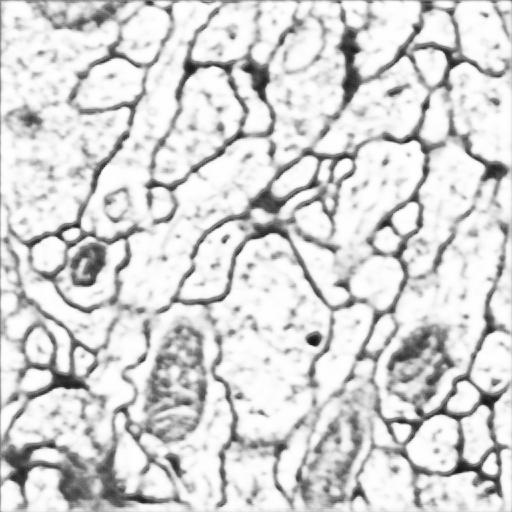
#> input picture results/1.jpg, 512 x 512 px, given in place of 1.tif, which was not available
$ jupyter execute elastic_transform.ipynb   (shell and % lines are left out)
#> lines starting #> are read from the running program, lines starting #| are printed output that depends on the picture; after the words box and inside, x2 and y2 are one past the last pixel; in counts of white or black regions, pixels touching at a corner belong together; pictures that were not available may be replaced by others from this repository, and a replacement may not be noted
[cell 1]
# get the codes from https://www.kaggle.com/bguberfain/elastic-transform-for-data-augmentation/notebook
# Import stuff
import numpy as np
import pandas as pd
import cv2
from scipy.ndimage.interpolation import map_coordinates
from scipy.ndimage.filters import gaussian_filter
import matplotlib.pyplot as plt

[cell 2]
# Function to distort image
def elastic_transform(image, alpha, sigma, alpha_affine, random_state=None):
    """Elastic deformation of images as described in [Simard2003]_ (with modifications).
    .. [Simard2003] Simard, Steinkraus and Platt, "Best Practices for
         Convolutional Neural Networks applied to Visual Document Analysis", in
         Proc. of the International Conference on Document Analysis and
         Recognition, 2003.

     Based on https://gist.github.com/erniejunior/601cdf56d2b424757de5
    """
    if random_state is None:
        random_state = np.random.RandomState(None)

    shape = image.shape
    shape_size = shape[:2]

    # Random affine
    center_square = np.float32(shape_size) // 2
    square_size = min(shape_size) // 3
    pts1 = np.float32([center_square + square_size, [center_square[0]+square_size, center_square[1]-square_size], center_square - square_size])
    pts2 = pts1 + random_state.uniform(-alpha_affine, alpha_affine, size=pts1.shape).astype(np.float32)
    M = cv2.getAffineTransform(pts1, pts2)
    image = cv2.warpAffine(image, M, shape_size[::-1], borderMode=cv2.BORDER_REFLECT_101)

    #Comment from Rangel Dokov:
    #You should be able to get a faster version by just using more OpenCV functions instead of SciPy.
    #I managed to get about 4x improvement by using:
    # include 4 standard deviations in the kernel (the default for ndimage.gaussian_filter)
    # OpenCV also requires an odd size for the kernel hence the "| 1" part
    #blur_size = int(4*sigma) | 1
    #cv2.GaussianBlur(image, ksize=(blur_size, blur_size), sigmaX=sigma)
    #instead of
    #ndimage.gaussian_filter(image, sigma)
    #and cv2.remap(image, dx, dy, interpolation=cv2.INTER_LINEAR) instead of
    #ndimage.map_coordinates(image, (dx, dy), order=1)

    dx = gaussian_filter((random_state.rand(*shape) * 2 - 1), sigma) * alpha
    dy = gaussian_filter((random_state.rand(*shape) * 2 - 1), sigma) * alpha
    dz = np.zeros_like(dx)

    x, y, z = np.meshgrid(np.arange(shape[1]), np.arange(shape[0]), np.arange(shape[2]))
    indices = np.reshape(y+dy, (-1, 1)), np.reshape(x+dx, (-1, 1)), np.reshape(z, (-1, 1))

    return map_coordinates(image, indices, order=1, mode='reflect').reshape(shape)

    # Define function to draw a grid
def draw_grid(im, grid_size, color=(255,0, 0), thickness=3):
    # The cv2.line() takes the following parameters:
    #    where, start coordinates, end coordinates, color (bgr), line thickness.
    # Draw grid lines
    for i in range(0, im.shape[1], grid_size):
        cv2.line(im, (i, 0), (i, im.shape[0]), color=color, thickness=thickness)
    for j in range(0, im.shape[0], grid_size):
        cv2.line(im, (0, j), (im.shape[1], j), color=color, thickness=thickness)

[cell 3]
#Use the function cv2.imread() to read an image.
#Second argument is a flag which specifies the way image should be read:
#cv2.IMREAD_COLOR : Loads a color image. Any transparency of image will be neglected. It is the default flag.
#cv2.IMREAD_GRAYSCALE : Loads image in grayscale mode
#cv2.IMREAD_UNCHANGED : Loads image as such including alpha channel
#Note: Instead of these three flags, you can simply pass integers 1, 0 or -1 respectively.

# Load images
im = cv2.imread("../data/train/image/1.tif", -1)
#> im is the input picture: shape (512, 512); min 17, max 255, mean 212.5
im_mask = cv2.imread("../data/train/label/1.tif", -1)

# Draw grid lines
draw_grid(im, 50, color=(255, 125,0))
#> after the loop in draw_grid, `for i in range(0, im.shape[1], grid_size):`:
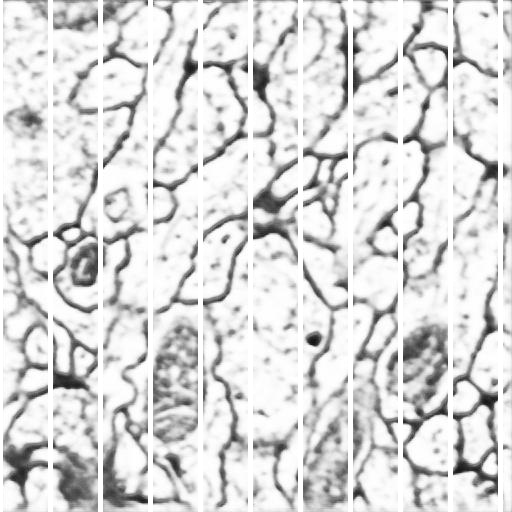
#> im: shape (512, 512); 10.16% of pixels changed, all inside (x1, y1, x2, y2) = (0, 0, 503, 512)
#> after the loop in draw_grid, `for j in range(0, im.shape[0], grid_size):`:
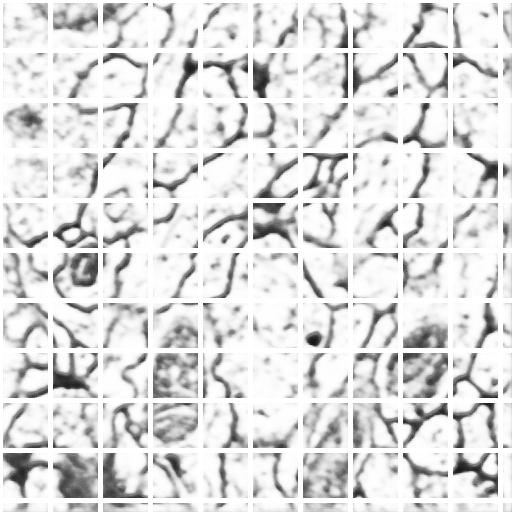
#> im: shape (512, 512); 9.09% of pixels changed, all inside (x1, y1, x2, y2) = (3, 0, 512, 503)
draw_grid(im_mask, 50, color=(0, 125, 125))
#> call 2 of draw_grid, with grid_size = 50, color = (0, 125, 125), thickness = 3
#> after the loop in draw_grid (call 2), `for i in range(0, im.shape[1], grid_size):`:
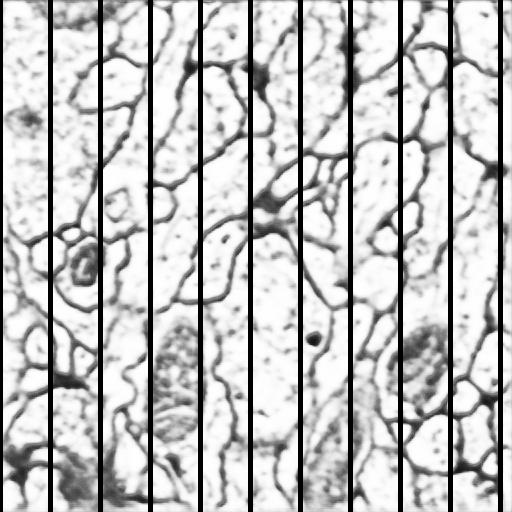
#> im: shape (512, 512); min 0, max 255, mean 190.8
#> after the loop in draw_grid (call 2), `for j in range(0, im.shape[0], grid_size):`:
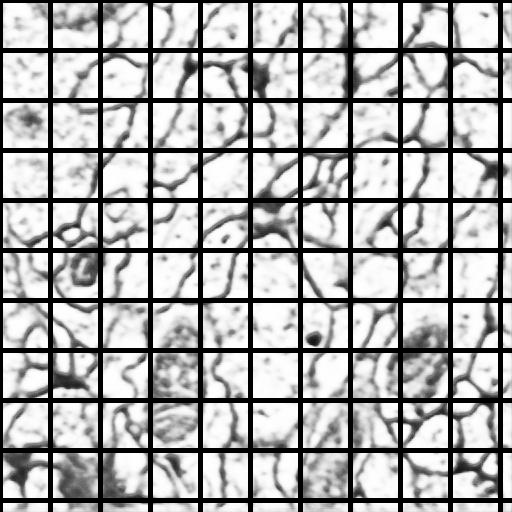
#> im: shape (512, 512); 9.28% of pixels changed, all inside (x1, y1, x2, y2) = (3, 0, 512, 503)

# Merge images into separete channels (shape will be (cols, rols, 2))
im_merge = np.concatenate((im[...,None], im_mask[...,None]), axis=2)

[cell 4]
# First sample...

# Apply transformation on image
im_merge_t = elastic_transform(im_merge, im_merge.shape[1] * 2, im_merge.shape[1] * 0.08, im_merge.shape[1] * 0.08)
#> in elastic_transform, `M = cv2.getAffineTransform(pts1, pts2)`: M = [[1.09, -0.0605, -13.38], [0.132, 0.892, -14.09]]

# Split image and mask
im_t = im_merge_t[...,0]
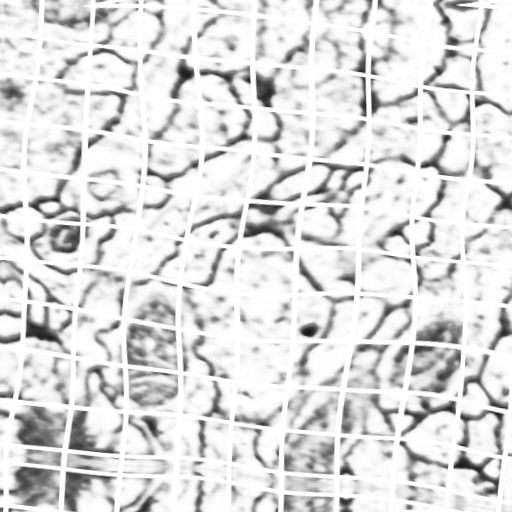
#> im_t: shape (512, 512); min 20, max 255, mean 220.6
im_mask_t = im_merge_t[...,1]
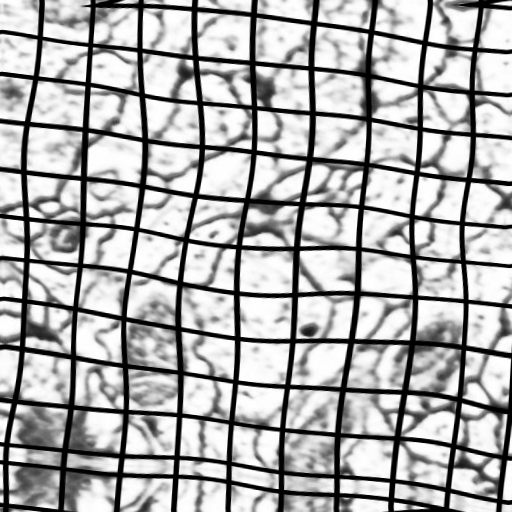
#> im_mask_t: shape (512, 512); min 0, max 255, mean 171.2

# Display result
plt.figure(figsize = (16,14))
#plt.imshow(np.c_[np.r_[im, im_mask], np.r_[im_t, im_mask_t]], cmap='gray')
plt.imshow(np.c_[np.r_[im, im_mask], np.r_[im_t, im_mask_t]])
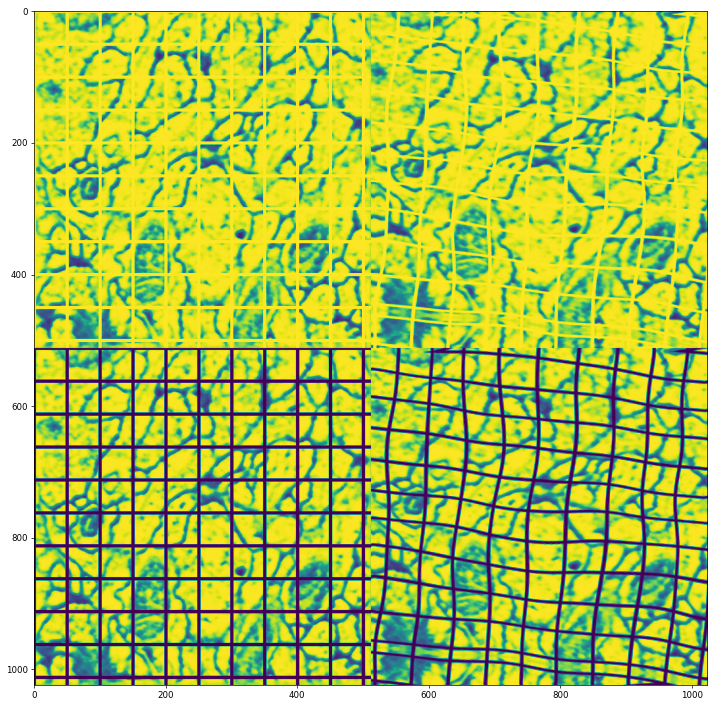
#> figure drawn by matplotlib, 1 panel

[cell 5]
# Second sample (heavyer transform)...

# Apply transformation on image
im_merge_t = elastic_transform(im_merge, im_merge.shape[1] * 3, im_merge.shape[1] * 0.07, im_merge.shape[1] * 0.09)

# Split image and mask
im_t = im_merge_t[...,0]
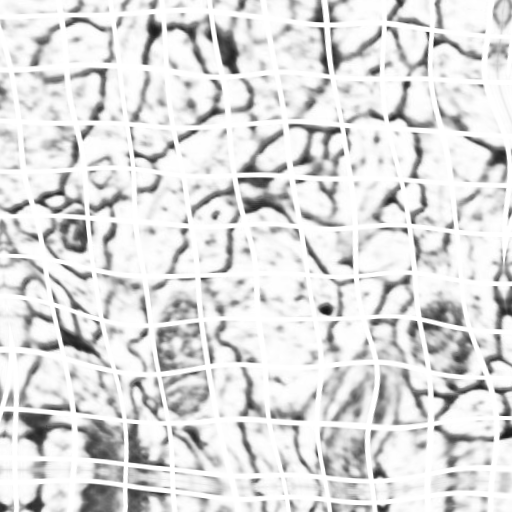
#> im_t: shape (512, 512); min 21, max 255, mean 220.6
im_mask_t = im_merge_t[...,1]
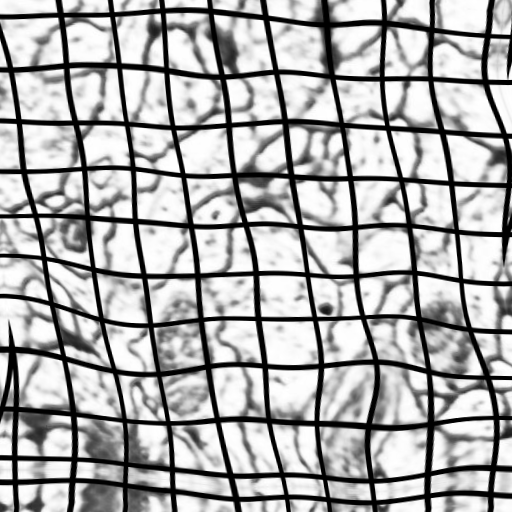
#> im_mask_t: shape (512, 512); min 0, max 255, mean 169.7

# Display result
plt.figure(figsize = (16,14))
plt.imshow(np.c_[np.r_[im, im_mask], np.r_[im_t, im_mask_t]], cmap='gray')
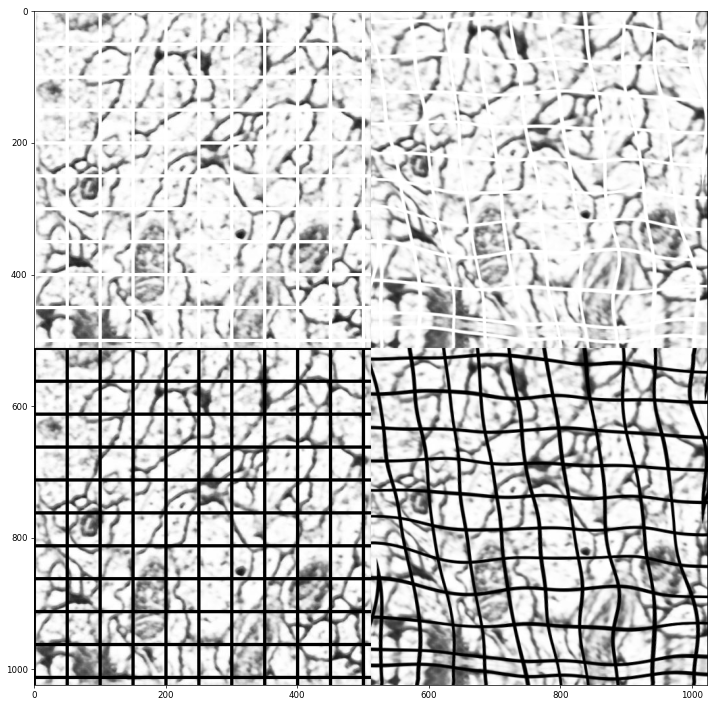
#> figure drawn by matplotlib, 1 panel

$ run again, with results/11.jpg copied over results/1.jpg
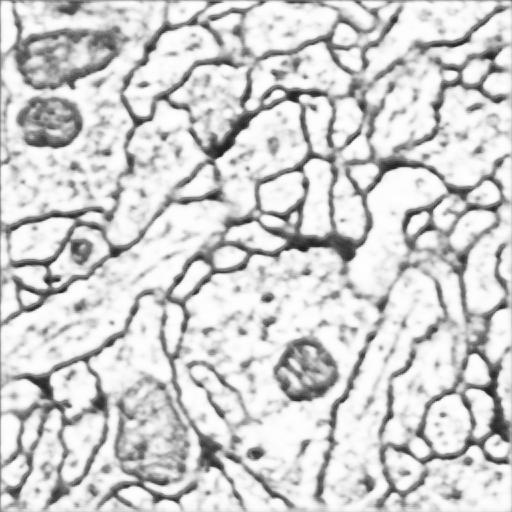
#> input picture results/11.jpg, 512 x 512 px, given in place of 1.tif, which was not available
#> im is the input picture: shape (512, 512); min 20, max 255, mean 207.2
#> after the loop in draw_grid (call 2), `for j in range(0, im.shape[0], grid_size):`:
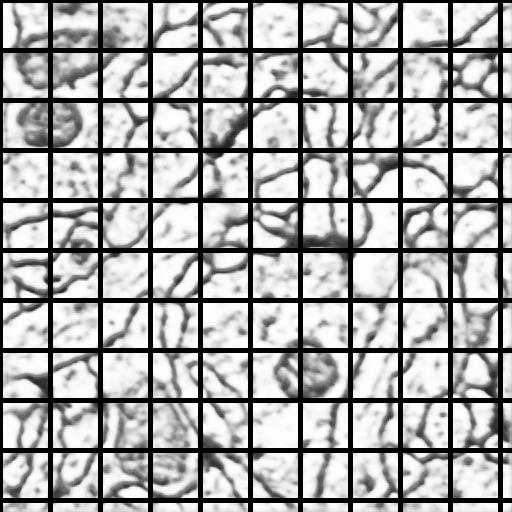
#> im: shape (512, 512); min 0, max 255, mean 166.9
#> M = [[1.04, 0.18, -56.03], [-0.0397, 1.13, -2.25]]
#> `[cell 5] # Second sample (heavyer transform)...  # Apply transformatio..`:
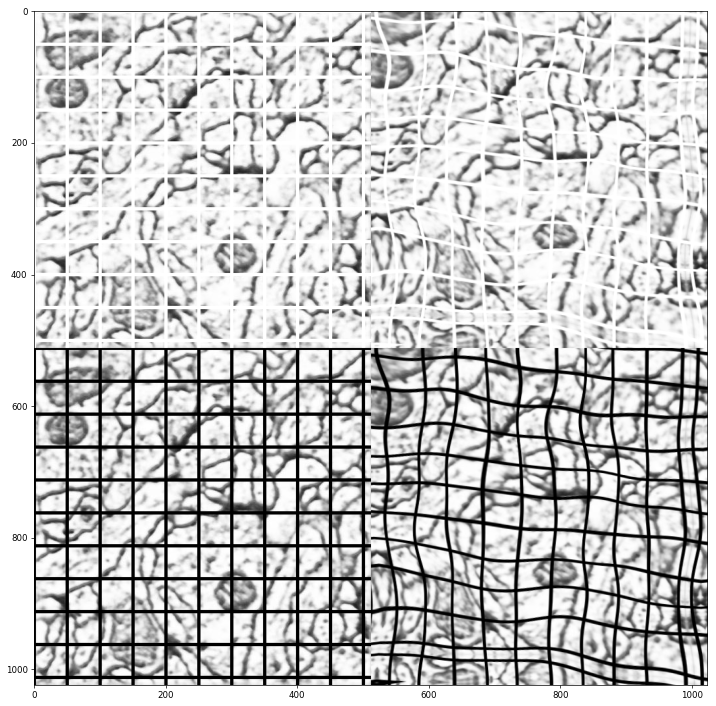
#> figure drawn by matplotlib, 1 panel
